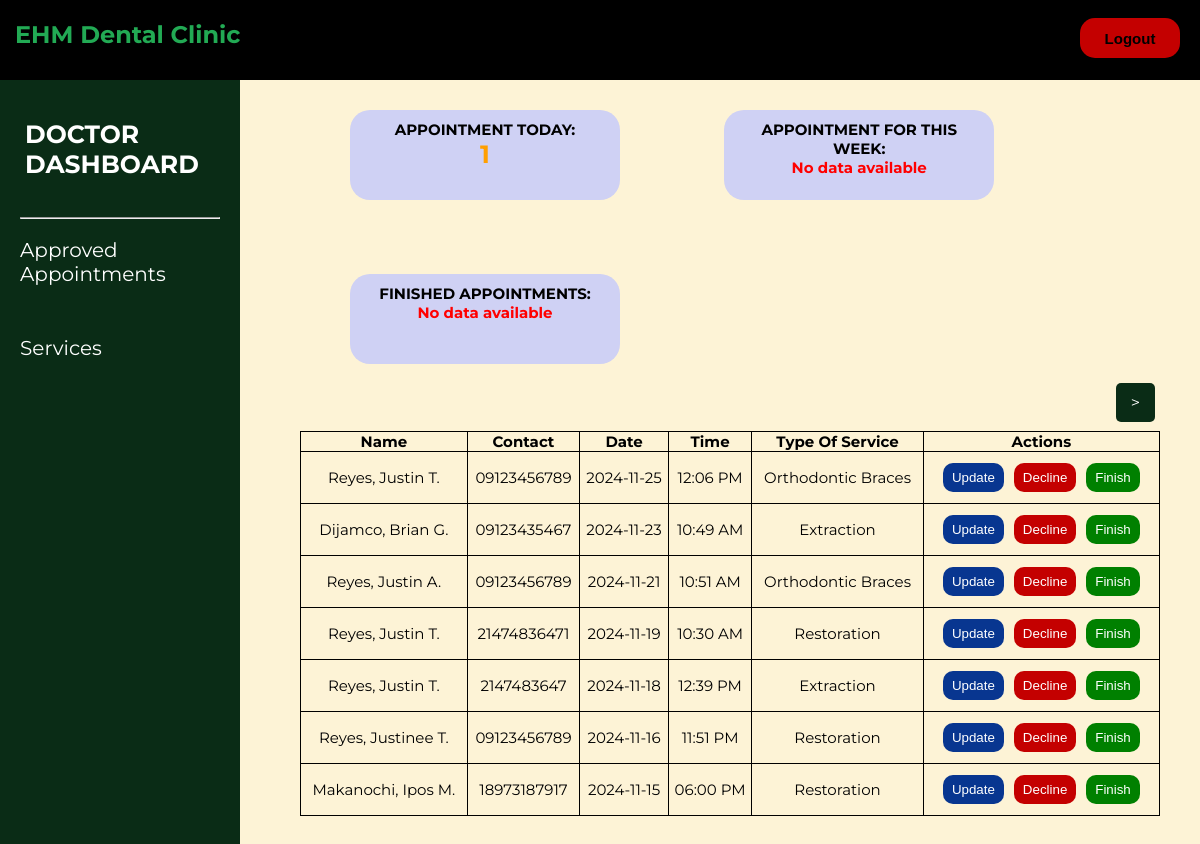
The page /DOCTOR/doctor_dashboard.php (signed in) on the database its author committed.
### tables this page shows
CREATE TABLE `tbl_appointments` (
  `id` int(11) NOT NULL,
  `name` int(255) NOT NULL,
  `contact` varchar(11) NOT NULL,
  `date` date NOT NULL,
  `time` time NOT NULL,
  `modified_date` date DEFAULT NULL,
  `modified_time` time DEFAULT NULL,
  `modified_by` int(3) DEFAULT NULL,
  `service_type` int(11) NOT NULL,
  `status` int(4) DEFAULT 1
);

CREATE TABLE `tbl_patient` (
  `id` int(11) NOT NULL,
  `first_name` varchar(30) NOT NULL,
  `middle_name` varchar(2) DEFAULT NULL,
  `last_name` varchar(20) NOT NULL
);

CREATE TABLE `tbl_service_type` (
  `id` int(11) NOT NULL,
  `service_type` varchar(50) NOT NULL,
  `price` decimal(10,2) NOT NULL
);

### DOCTOR/doctor_dashboard.php (the view, shortened to what this page needs)
<!DOCTYPE html>
<html lang="en">
<head>
    <link rel="stylesheet" href="doc.css">
    <link rel="stylesheet" href="https://cdnjs.cloudflare.com/ajax/libs/font-awesome/6.6.0/css/all.min.css"
 />
</head>
<body>
    <nav>
        <a href="../HOME_PAGE/Home_page.php">
            <div class="logo">
                <h1><span>EHM</span> Dental Clinic</h1>
            </div>
        </a>
        <form method="POST" action="../logout.php">
            <button type="submit" class="logout-button">Logout</button>
        </form>
    </nav>
    <div>
        <aside class="sidebar">
            <ul>
                <br>
                <a href="doctor_dashboard.php">
                    <h3>DOCTOR <br>DASHBOARD</h3>
                </a>
                <br>
                <br>
                <hr>
                <br>
                <li><a href="appointments.php">Approved Appointments</a></li>
                <li><a href="services.php">Services</a></li>
            </ul>
        </aside>
    </div>
    <div class="top">
        <div class="content-box">
            <div class="round-box">
                <p>APPOINTMENT TODAY:</p>
                <?php
                include("../dbcon.php");
                $sql_today = "SELECT COUNT(*) as total_appointments_today
                              FROM tbl_appointments
                              WHERE (
                                (modified_date IS NOT NULL AND
                                DATE(modified_date) = CURDATE())
                                OR (modified_date IS NULL AND
                                DATE(date) = CURDATE())
                                ) AND status = '3'";
                $result_today = mysqli_query($con, $sql_today);
                $row_today = mysqli_fetch_assoc($result_today);
                $appointments_today = $row_today['total_appointments_today'];
                if ($appointments_today) {
                    echo "<span style='color: #FF9F00; font-weight: bold; font-size: 25px;'>$appointments_today</span>";
                } else {
                    echo "<span style='color: red;'>No data available</span>";
                }
                ?>
            </div>
            <div class="round-box">
                <p>APPOINTMENT FOR THIS WEEK:</p>
                <?php
                $sql_week = "SELECT COUNT(*) as total_appointments_week
                 FROM tbl_appointments
                 WHERE (
                    (modified_date IS NOT NULL AND
                     WEEK(DATE(modified_date), 1) = WEEK(CURDATE(), 1) AND DATE(modified_date) != CURDATE())
                    OR
                    (date IS NOT NULL AND
                     WEEK(DATE(date), 1) = WEEK(CURDATE(), 1) AND DATE(date) > CURDATE())
                        )
                 AND status = '3'";
                $result_week = mysqli_query($con, $sql_week);
                $row_week = mysqli_fetch_assoc($result_week);
                $appointments_for_week = $row_week['total_appointments_week'];
                if ($appointments_for_week) {
                    echo "<span style='color: #FF9F00; font-weight: bold; font-size: 25px;'>$appointments_for_week</span>";
                } else {
                    echo "<span style='color: red;'>No data available</span>";
                }
                ?>
            </div>
            <div class="round-box">
                <p>FINISHED APPOINTMENTS:</p>
                <?php
                $sql_finished = "SELECT COUNT(*) as total_finished_appointments FROM tbl_appointments WHERE status = '4'";
                $result_finished = mysqli_query($con, $sql_finished);
                $row_finished = mysqli_fetch_assoc($result_finished);
                $finished_appointments = $row_finished['total_finished_appointments'];
                if ($finished_appointments) {
                    echo "<span style='color: #FF9F00; font-weight: bold; font-size: 25px;'>$appointments_for_week</span>";
                } else {
                    echo "<span style='color: red;'>No data available</span>";
                }
                ?>
            </div>
            <?php
            $resultsPerPage = 7;
            $currentPage = isset($_GET['page']) ? (int) $_GET['page'] : 1;
            $startRow = ($currentPage - 1) * $resultsPerPage;
            $countQuery = "SELECT COUNT(*) as total FROM tbl_appointments WHERE status = '3'";
            $countResult = mysqli_query($con, $countQuery);
            $totalCount = mysqli_fetch_assoc($countResult)['total'];
            $totalPages = ceil($totalCount / $resultsPerPage);
            $query = "SELECT a.*,
            s.service_type AS service_name,
            p.first_name, p.middle_name, p.last_name
          FROM tbl_appointments a
          JOIN tbl_service_type s ON a.service_type = s.id
          JOIN tbl_patient p ON a.id = p.id
          WHERE a.status = '3'
          ORDER BY
            CASE
            WHEN a.modified_date IS NOT NULL THEN a.modified_date
            ELSE a.date
            END DESC,
            CASE
            WHEN a.modified_time IS NOT NULL THEN a.modified_time
            ELSE a.time
            END DESC
          LIMIT $resultsPerPage OFFSET $startRow";
            $result = mysqli_query($con, $query);
            ?><br>
            <div class="pagination-container">
                        <?php if ($currentPage < $totalPages): ?>
                            <a href="?page=<?php echo $currentPage + 1; ?>" class="pagination-btn"> > </a>
                        <?php endif; ?>
            </div>
        </div>
        <table class="table table-bordered">
            <thead>
                <tr>
                    <th>Name</th>
                    <th>Contact</th>
                    <th>Date</th>
                    <th>Time</th>
                    <th>Type Of Service</th>
                    <th>Actions</th>
                </tr>
            </thead>
            <tbody>
                <?php
                if (mysqli_num_rows($result) > 0) {
                    while ($row = mysqli_fetch_assoc($result)) {
                        $dateToDisplay = !empty($row['modified_date']) ? $row['modified_date'] : $row['date'];
                        $timeToDisplay = !empty($row['modified_time']) ? $row['modified_time'] : $row['time'];
                        $timeToDisplayFormatted = date("h:i A", strtotime($timeToDisplay));
                        echo "<tr>
                        <td>{$row['last_name']}, {$row['first_name']} {$row['middle_name']}</td>
                        <td>{$row['contact']}</td>
                        <td>{$dateToDisplay}</td>
                        <td>{$timeToDisplayFormatted}</td>
                        <td>{$row['service_name']}</td>
                        <td>
                            <button type='button' onclick='openModal({$row['id']}, \"{$row['first_name']}\", \"{$row['middle_name']}\", \"{$row['last_name']}\", \"{$row['contact']}\", \"{$dateToDisplay}\", \"{$timeToDisplay}\", \"{$row['service_name']}\")'
                            style='background-color:#083690; color:white; border:none; padding:7px 9px; border-radius:10px; margin:11px 3px; cursor:pointer;'>Update</button>
                            <form method='POST' action='' style='display:inline;'>
                                <input type='hidden' name='id' value='{$row['id']}'>
                                <input type='submit' name='decline' value='Decline' onclick=\"return confirm('Are you sure you want to remove this record?');\"
                                style='background-color: rgb(196, 0, 0); color:white; border:none;  padding:7px 9px; border-radius:10px; margin:11px 3px; cursor:pointer;'>
                            </form>
                            <button type='button' onclick='openFinishModal({$row['id']}, \"{$row['first_name']}\", \"{$row['middle_name']}\", \"{$row['last_name']}\", \"{$row['contact']}\", \"{$dateToDisplay}\", \"{$timeToDisplay}\", \"{$row['service_name']}\")'
                            style='background-color:green; color:white; border:none; padding:7px 9px; border-radius:10px; margin:11px 3px; cursor:pointer;'>Finish</button>
                        </td>
                    </tr>";
                    }
                } else {
                    echo "<tr><td colspan='6'>No records found</td></tr>";
                }
                ?>
            </tbody>
        </table>
        <br><br>
    </div>
</body>
</html>

### DOCTOR/doc.css (style rules this page uses)
* { margin: 0%; padding: 0%; text-decoration: none; overflow: auto; }
body { background-color: #FDF3D6; font-family: "Montserrat", sans-serif; }
nav { height: 80px; width: 100%; background-color: #000000; position: fixed; z-index: 1000; }
nav .logo { float: left; margin: 0px 15px; color: #22AA54; line-height: 70px; transition: transform 0.3s ease-in-out; }
.logout-button { width: 100px; height: 40px; font-size: 15px; font-weight: bold; float: inline-end; background-color: rgb(196, 0, 0); margin: 18px 20px; color: black; cursor: pointer; border: #ff0000; border-radius: 15px; transition: transform 0.3s; }
.sidebar { position: fixed; top: 80px; width: 200px; height: 100vh; background-color: #0A2C16; color: white; padding: 20px; }
.sidebar h3 { font-size: 25px; color: #ffff; text-shadow: none; }
.sidebar ul { list-style: none; padding: 0; }
.sidebar li { margin-bottom: 50px; font-size: 20px; }
.sidebar a { text-decoration: none; color: white; }
hr { color: black; font-weight: 2px; }
.top { margin-left: 300px; margin-right: 40px; }
.content-box { margin-top: 50px; word-wrap: break-word; overflow-wrap: break-word; justify-content: space-between; }
.round-box { width: 250px; height: 70px; border-radius: 20px 20px; padding: 10px; font-size: 15px; font-weight: bold; text-align: center; display: inline-block; background-color: #CFD1F4; margin-right: 50px; margin-left: 50px; margin-top: 60px; margin-bottom: 10px; }
table, th, td { font-size: 15px; border: 1px solid black; background-color: #FDF3D6; border-collapse: collapse; text-align: center; }
table { width: 100%; }
td { line-height: 20px; }
.pagination-btn { display: inline-block; padding: 10px 15px; margin: 5px; border: none; border-radius: 5px; background-color: #0A2C16; color: white; text-decoration: none; transition: background-color 0.3s; }
.pagination-container { text-align: right; }
div h3 { margin-left: 5px; }

### rows shown on the page
tbl_appointments: tbl_patient.last_name "Reyes", tbl_patient.first_name "Justin", tbl_patient.middle_name "T.", contact "09123456789", modified_date "2024-11-25", modified_time "12:06 PM", tbl_service_type.service_type "Orthodontic Braces"
tbl_appointments: tbl_patient.last_name "Dijamco", tbl_patient.first_name "Brian", tbl_patient.middle_name "G.", contact "09123435467", modified_date "2024-11-23", modified_time "10:49 AM", tbl_service_type.service_type "Extraction"
tbl_appointments: tbl_patient.last_name "Reyes", tbl_patient.first_name "Justin", tbl_patient.middle_name "A.", contact "09123456789", modified_date "2024-11-21", modified_time "10:51 AM", tbl_service_type.service_type "Orthodontic Braces"
tbl_appointments: tbl_patient.last_name "Reyes", tbl_patient.first_name "Justin", tbl_patient.middle_name "T.", contact "21474836471", modified_date "2024-11-19", modified_time "10:30 AM", tbl_service_type.service_type "Restoration"
tbl_appointments: tbl_patient.last_name "Reyes", tbl_patient.first_name "Justin", tbl_patient.middle_name "T.", contact "2147483647", date "2024-11-18", timeToDisplayFormatted "12:39 PM", tbl_service_type.service_type "Extraction"
tbl_appointments: tbl_patient.last_name "Reyes", tbl_patient.first_name "Justinee", tbl_patient.middle_name "T.", contact "09123456789", date "2024-11-16", timeToDisplayFormatted "11:51 PM", tbl_service_type.service_type "Restoration"
tbl_appointments: tbl_patient.last_name "Makanochi", tbl_patient.first_name "Ipos", tbl_patient.middle_name "M.", contact "18973187917", modified_date "2024-11-15", modified_time "06:00 PM", tbl_service_type.service_type "Restoration"

### other values the page prints
$appointments_today "1"
